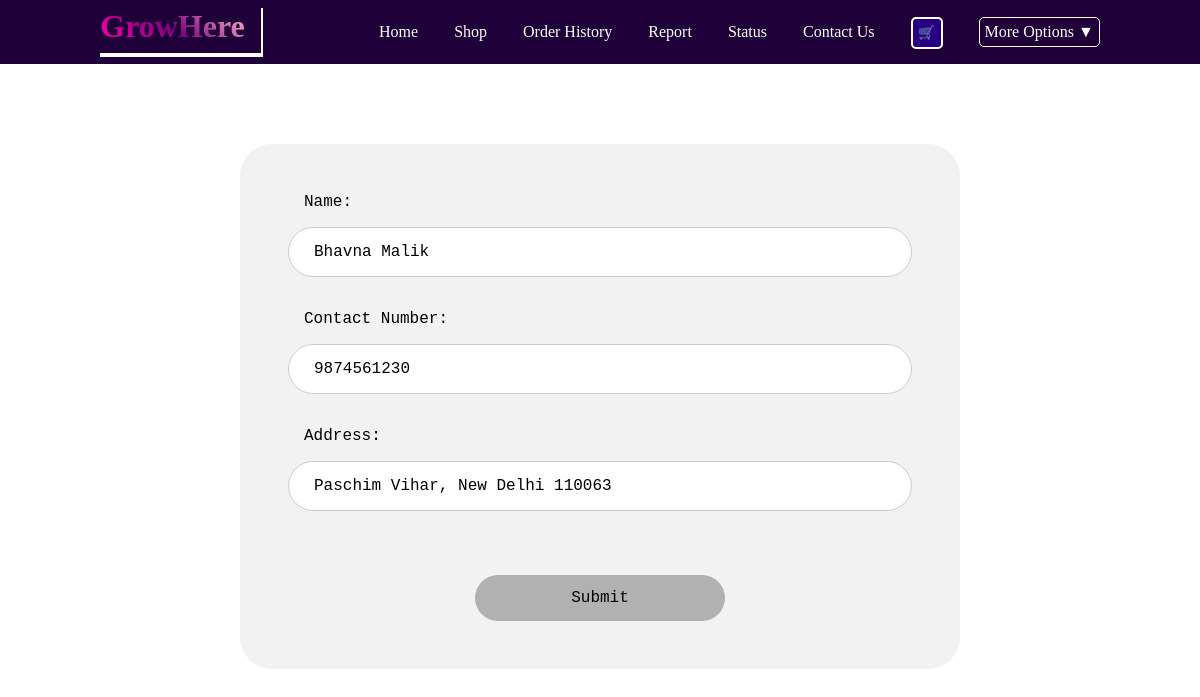
The page /userProfile/ (signed in) on the database its author committed.
### bookstoreapp/models.py (models this page shows, shortened)
class UserProfile(models.Model):
    user = models.OneToOneField(User, on_delete=models.CASCADE)
    name = models.TextField()
    contactNo = models.PositiveBigIntegerField()
    address = models.TextField()

### bookstoreapp/views.py (the view, shortened to what this page needs)
# urls.py: path('userProfile/', views.userProfile, name='userProfile'),
def userProfile(request):
    context = {}
    check = UserProfile.objects.filter(user__id=request.user.id)
    if len(check)>0:
        data = UserProfile.objects.get(user__id=request.user.id)
        context['data'] = data
    return render(request, 'userProfile.html', context)

### templates/userProfile.html (shortened to what this page needs)
{% extends 'base_user.html' %}
{% load static %}
{% block link %}
<link rel="stylesheet" href="{% static 'css/styleBaseUser.css' %}">
<link rel="stylesheet" href="{% static 'css/styleUserProfile.css' %}">
{% endblock %}
{% block content %}
<div class="form">
    <form action="{% url 'userProfile' %}" method="post">
        <label for="" class="label">Name:</label>
        <input type="text" name="name" class="text" value="{{data.name}}" placeholder="Enter Your Name">
        <label for="" class="label">Contact Number:</label>
        <input type="tel" name="contact" class="text" pattern="[0-9]{10}" title="Number must contain 10 digits only"
            value="{{data.contactNo}}" placeholder="Enter Your Contact Number">
        <label for="" class="label">Address:</label>
        <input type="text" name="address" class="text" value="{{data.address}}" placeholder="Enter Your Address">
        <center>
            <button type="submit" class="submit">Submit</button>
        </center>
    </form>
</div>
{% endblock %}

### static/css/styleBaseUser.css (style rules this page uses)
* { box-sizing: border-box; margin: 0; padding: 0; }

### static/css/styleUserProfile.css (style rules this page uses)
.text { width: 100%; padding: 15px 25px; margin-bottom: 2rem; display: inline-block; border: 1px solid #ccc; border-radius: 2rem; box-sizing: border-box; margin-top: 1rem; font-size: medium; font-family: cursive, monospace; }
.submit { background-color: rgb(177 177 177); padding: 14px 20px; border: none; border-radius: 2rem; cursor: pointer; width: 40%; margin: auto; margin-top: 2rem; font-size: medium; font-family: cursive, monospace; }
.form { border-radius: 2rem; background-color: #f2f2f2; padding: 3rem; width: 60%; margin: auto; margin-top: auto; margin-top: 5rem; margin-bottom: 5rem; }
.label { font-size: medium; font-family: cursive, monospace; padding-left: 1rem; }

### rows shown on the page
UserProfile: name "Bhavna Malik", contact "9874561230", address "Paschim Vihar, New Delhi 110063"
